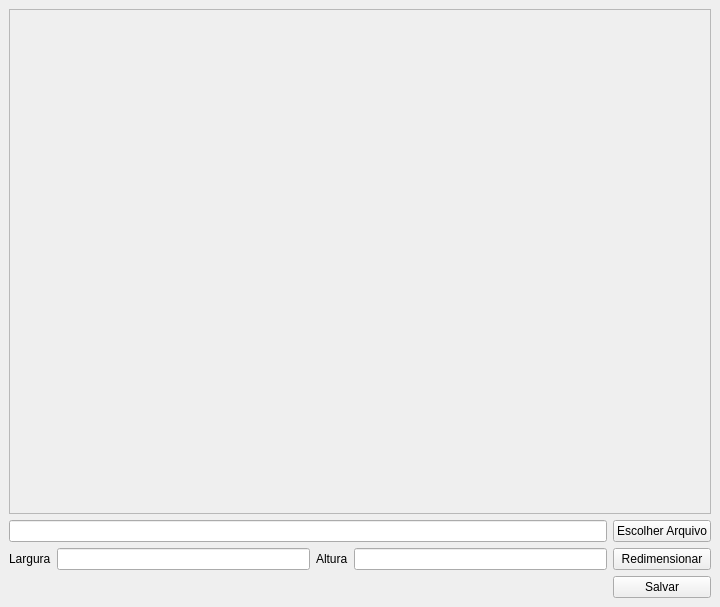
<?xml version="1.0" encoding="UTF-8"?>
<ui version="4.0">
 <class>MainWindow</class>
 <widget class="QMainWindow" name="MainWindow">
  <property name="geometry">
   <rect>
    <x>0</x>
    <y>0</y>
    <width>720</width>
    <height>607</height>
   </rect>
  </property>
  <property name="windowTitle">
   <string>Redimensionar Imagem</string>
  </property>
  <widget class="QWidget" name="centralwidget">
   <layout class="QGridLayout" name="gridLayout">
    <item row="2" column="0">
     <widget class="QLabel" name="label">
      <property name="text">
       <string>Largura</string>
      </property>
     </widget>
    </item>
    <item row="2" column="4">
     <widget class="QPushButton" name="btnRedimensionar">
      <property name="text">
       <string>Redimensionar</string>
      </property>
     </widget>
    </item>
    <item row="2" column="1">
     <widget class="QLineEdit" name="inputLargura"/>
    </item>
    <item row="2" column="2">
     <widget class="QLabel" name="label_2">
      <property name="text">
       <string>Altura</string>
      </property>
     </widget>
    </item>
    <item row="2" column="3">
     <widget class="QLineEdit" name="inputAltura"/>
    </item>
    <item row="3" column="4">
     <widget class="QPushButton" name="btnSalvar">
      <property name="text">
       <string>Salvar</string>
      </property>
     </widget>
    </item>
    <item row="0" column="0" colspan="5">
     <widget class="QScrollArea" name="scrollArea">
      <property name="widgetResizable">
       <bool>true</bool>
      </property>
      <widget class="QWidget" name="scrollAreaWidgetContents">
       <property name="geometry">
        <rect>
         <x>0</x>
         <y>0</y>
         <width>700</width>
         <height>494</height>
        </rect>
       </property>
       <layout class="QGridLayout" name="gridLayout_2">
        <item row="0" column="0">
         <widget class="QLabel" name="labelImg">
          <property name="text">
           <string/>
          </property>
         </widget>
        </item>
       </layout>
      </widget>
     </widget>
    </item>
    <item row="1" column="4">
     <widget class="QPushButton" name="btnEscolherArquivo">
      <property name="text">
       <string>Escolher Arquivo</string>
      </property>
     </widget>
    </item>
    <item row="1" column="0" colspan="4">
     <widget class="QLineEdit" name="inputAbrirArquivo"/>
    </item>
   </layout>
  </widget>
 </widget>
 <resources/>
 <connections/>
</ui>
